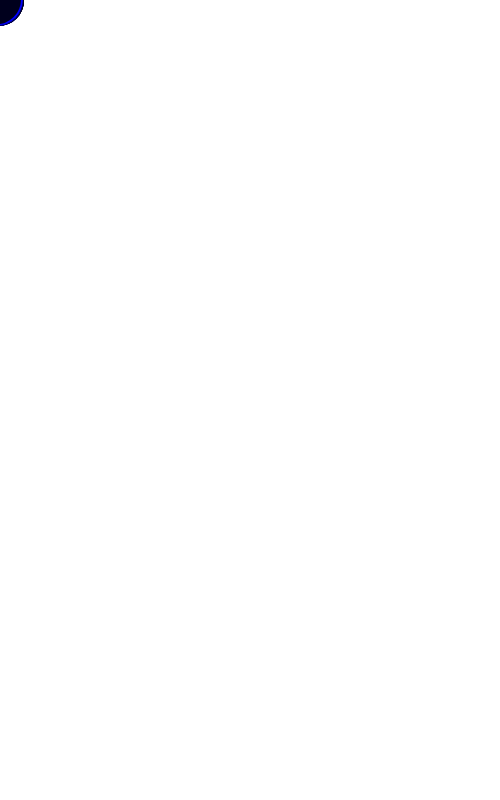
Frame 1 (no input)
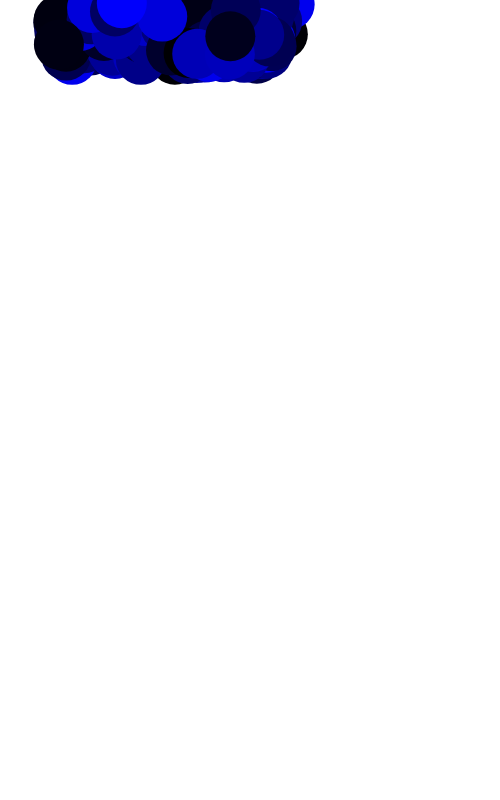
Frame 60 (no input)
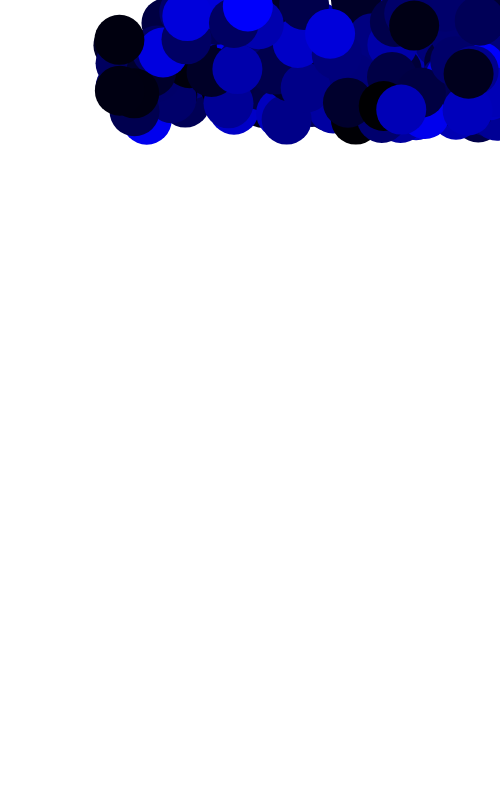
Frame 120 (the mouse pressed at the canvas centre since frame 60)

The p5.js sketch that drew these frames (run headless with seeded random() and noise() and a simulated clock; from frame 60 on, the mouse is pressed at the canvas centre):

// p5.js sketch
// ── sketch.js
var balls = [];

function setup() {
  createCanvas(500, 800);

  for (var i = 0; i < 200; i++){
    var xPosition = random(width) * mouseX;
    var yPosition = random(height) * mouseY;
    
    balls[i] = new BouncingBall(xPosition, yPosition, 50, random(-5,-1), random(-1, 1), random(255));

  }
}


function draw() {
  background(255);

  for(var i = 0; i < 200; i++){
    balls[i].move();
    balls[i].display();
    balls[i].bounce();
  }

}

// ── bouncingBall.js
class BouncingBall {
  constructor(x, y, size, speedX, speedY, color) {
    this.x = x;
    this.y = y;
    this.size = size;
    this.speedX = speedX;
    this.speedY = speedY;
    this.color = color;
    noStroke();
  }

  move(){
    this.x += this.speedX;
    this.y += this.speedY;
  }

  bounce(){
    if(this.x < 0 || this.x > width){
      this.speedX *= -1;
    }
    if (this.y < 0 || this.y > height){
      this.speedY *= -1;
    }
  }

  display(){
    fill(0, 0, this.color);
    ellipse(this.x, this.y, this.size, this.size);
  }


}
